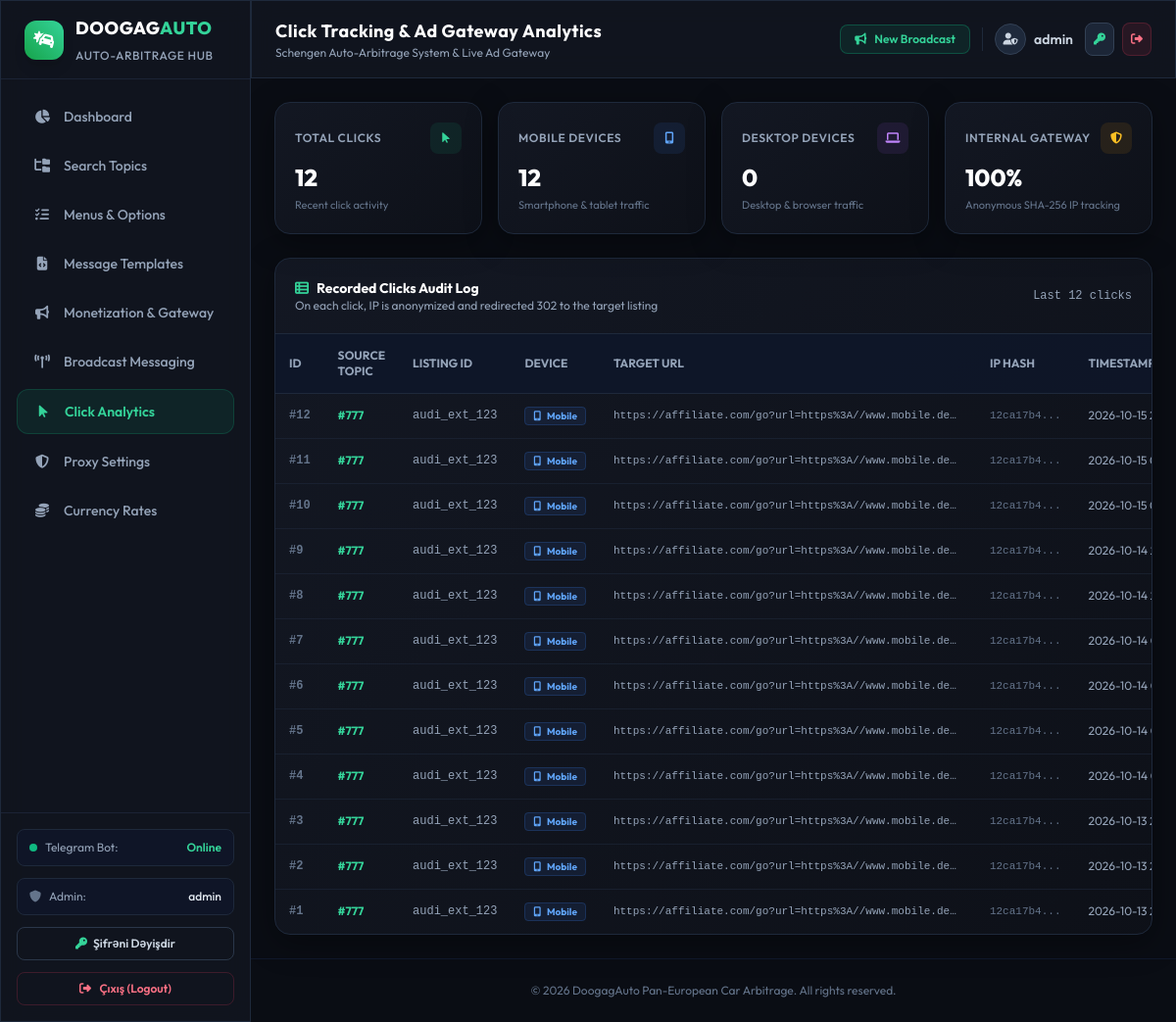
Page /admin/analytics (signed in) on the earlier database version.
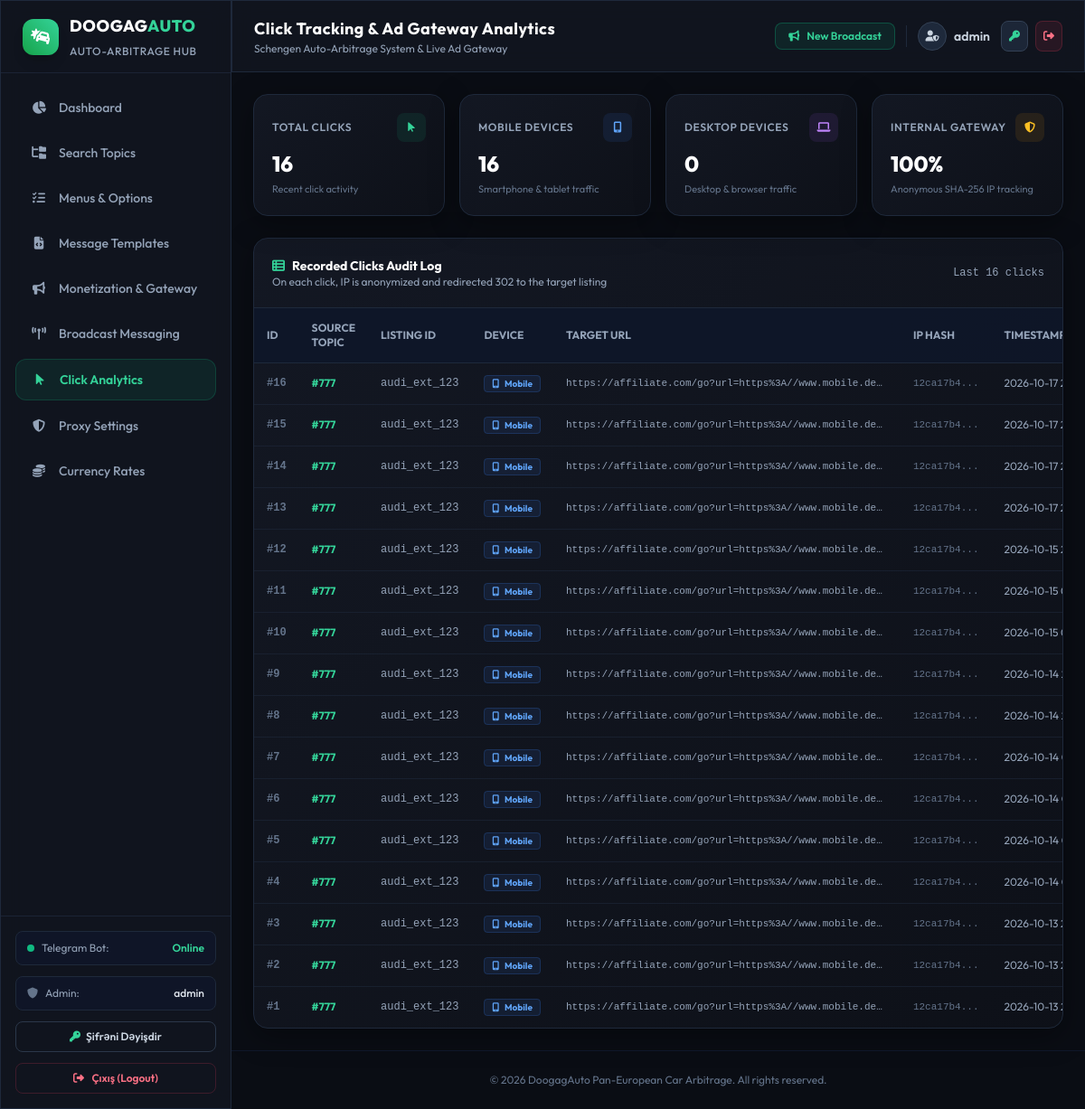
Same page on the later database version.
### tables this page shows
CREATE TABLE click_analytics (
                id INTEGER PRIMARY KEY AUTOINCREMENT,
                listing_id TEXT,
                source_topic_id INTEGER,
                target_url TEXT NOT NULL,
                ip_hash TEXT,
                user_agent TEXT,
                clicked_at TIMESTAMP DEFAULT CURRENT_TIMESTAMP
            );

### web/routes/admin.py (the view)
@router.get("/analytics", response_class=HTMLResponse)
async def analytics_view(request: Request, admin_user: str = Depends(require_admin)):
    clicks = await get_recent_clicks(limit=100)
    mobile_clicks = sum(1 for c in clicks if "Mobile" in (c.get("user_agent") or ""))
    desktop_clicks = len(clicks) - mobile_clicks
    return templates.TemplateResponse(request=request, name="analytics.html", context={
        "admin_user": admin_user,
        "active_page": "analytics",
        "clicks": clicks,
        "mobile_clicks": mobile_clicks,
        "desktop_clicks": desktop_clicks
    })

### web/templates/analytics.html (shortened to what this page needs)
{% extends "base.html" %}
{% block header_title %}Click Tracking & Ad Gateway Analytics{% endblock %}
{% block content %}
<div class="grid grid-cols-1 sm:grid-cols-2 lg:grid-cols-4 gap-4">
    <div class="glass-card p-5 rounded-2xl border border-slate-800">
        <div class="flex items-center justify-between mb-2">
            <span class="text-xs font-semibold text-slate-400 uppercase tracking-wider">Total Clicks</span>
            <div class="w-8 h-8 rounded-lg bg-emerald-500/10 text-emerald-400 flex items-center justify-center">
                <i class="fa-solid fa-arrow-pointer text-xs"></i>
            </div>
        </div>
        <div class="text-2xl font-extrabold text-white">{{ clicks|length }}</div>
        <span class="text-[11px] text-slate-500 mt-1 block">Recent click activity</span>
    </div>
    <div class="glass-card p-5 rounded-2xl border border-slate-800">
        <div class="flex items-center justify-between mb-2">
            <span class="text-xs font-semibold text-slate-400 uppercase tracking-wider">Mobile Devices</span>
            <div class="w-8 h-8 rounded-lg bg-blue-500/10 text-blue-400 flex items-center justify-center">
                <i class="fa-solid fa-mobile-screen text-xs"></i>
            </div>
        </div>
        <div class="text-2xl font-extrabold text-white">
            {{ mobile_clicks }}
        </div>
        <span class="text-[11px] text-slate-500 mt-1 block">Smartphone & tablet traffic</span>
    </div>
    <div class="glass-card p-5 rounded-2xl border border-slate-800">
        <div class="flex items-center justify-between mb-2">
            <span class="text-xs font-semibold text-slate-400 uppercase tracking-wider">Desktop Devices</span>
            <div class="w-8 h-8 rounded-lg bg-purple-500/10 text-purple-400 flex items-center justify-center">
                <i class="fa-solid fa-laptop text-xs"></i>
            </div>
        </div>
        <div class="text-2xl font-extrabold text-white">
            {{ desktop_clicks }}
        </div>
        <span class="text-[11px] text-slate-500 mt-1 block">Desktop & browser traffic</span>
    </div>
    <div class="glass-card p-5 rounded-2xl border border-slate-800">
        <div class="flex items-center justify-between mb-2">
            <span class="text-xs font-semibold text-slate-400 uppercase tracking-wider">Internal Gateway</span>
            <div class="w-8 h-8 rounded-lg bg-amber-500/10 text-amber-400 flex items-center justify-center">
                <i class="fa-solid fa-shield-halved text-xs"></i>
            </div>
        </div>
        <div class="text-2xl font-extrabold text-white">100%</div>
        <span class="text-[11px] text-slate-500 mt-1 block">Anonymous SHA-256 IP tracking</span>
    </div>
</div>
<div class="glass-card rounded-2xl overflow-hidden border border-slate-800">
    <div class="p-5 border-b border-slate-800 flex items-center justify-between">
        <div>
            <h3 class="font-bold text-sm text-white flex items-center gap-2">
                <i class="fa-solid fa-table-list text-emerald-400"></i> Recorded Clicks Audit Log
            </h3>
            <p class="text-xs text-slate-400">On each click, IP is anonymized and redirected 302 to the target listing</p>
        </div>
        <span class="text-xs text-slate-400 font-mono">Last {{ clicks|length }} clicks</span>
    </div>
    <div class="overflow-x-auto">
        <table class="w-full text-left text-xs">
            <thead class="bg-slate-900/90 text-slate-400 border-b border-slate-800 uppercase font-semibold">
                <tr>
                    <th class="p-3.5">ID</th>
                    <th class="p-3.5">Source Topic</th>
                    <th class="p-3.5">Listing ID</th>
                    <th class="p-3.5">Device</th>
                    <th class="p-3.5">Target URL</th>
                    <th class="p-3.5">IP Hash</th>
                    <th class="p-3.5">Timestamp</th>
                </tr>
            </thead>
            <tbody class="divide-y divide-slate-800/60 text-slate-300">
                {% for c in clicks %}
                <tr class="hover:bg-slate-800/30 transition">
                    <td class="p-3.5 font-mono text-slate-500 font-bold">#{{ c.id }}</td>
                    <td class="p-3.5 font-bold text-emerald-400">
                        {% if c.source_topic_id %}
                        #{{ c.source_topic_id }}
                        {% else %}
                        <span class="text-slate-600">-</span>
                        {% endif %}
                    </td>
                    <td class="p-3.5 font-mono text-slate-400">{{ c.listing_id or '-' }}</td>
                    <td class="p-3.5 whitespace-nowrap">
                        {% if 'Mobile' in c.user_agent %}
                        <span class="px-2 py-0.5 rounded text-[10px] font-bold bg-blue-500/10 text-blue-400 border border-blue-500/20">
                            <i class="fa-solid fa-mobile-screen mr-1"></i> Mobile
                        </span>
                        {% else %}
                        <span class="px-2 py-0.5 rounded text-[10px] font-bold bg-purple-500/10 text-purple-400 border border-purple-500/20">
                            <i class="fa-solid fa-laptop mr-1"></i> Desktop
                        </span>
                        {% endif %}
                    </td>
                    <td class="p-3.5 max-w-sm truncate font-mono text-[11px] text-slate-400" title="{{ c.target_url }}">
                        <a href="{{ c.target_url }}" target="_blank" class="hover:text-emerald-400 transition">
                            {{ c.target_url }}
                        </a>
                    </td>
                    <td class="p-3.5 font-mono text-[11px] text-slate-500" title="{{ c.ip_hash }}">
                        {{ c.ip_hash[:8] }}...
                    </td>
                    <td class="p-3.5 whitespace-nowrap text-slate-400">
                        {{ c.clicked_at }}
                    </td>
                </tr>
                {% else %}
                <tr>
                    <td colspan="7" class="p-8 text-center text-slate-500">
                        No click analytics available yet.
                    </td>
                </tr>
                {% endfor %}
            </tbody>
        </table>
    </div>
</div>
{% endblock %}

Differences in the rows shown:
added click_analytics: id "16", source_topic_id "777", listing "audi_ext_123", shows "Mobile", target_url "https://affiliate.com/go?url=https%3A//www.mobile.de…", ip_hash "12ca17b4", clicked_at "2026-10-17…"
added click_analytics: id "15", source_topic_id "777", listing "audi_ext_123", shows "Mobile", target_url "https://affiliate.com/go?url=https%3A//www.mobile.de…", ip_hash "12ca17b4", clicked_at "2026-10-17…"
added click_analytics: id "14", source_topic_id "777", listing "audi_ext_123", shows "Mobile", target_url "https://affiliate.com/go?url=https%3A//www.mobile.de…", ip_hash "12ca17b4", clicked_at "2026-10-17…"
added click_analytics: id "13", source_topic_id "777", listing "audi_ext_123", shows "Mobile", target_url "https://affiliate.com/go?url=https%3A//www.mobile.de…", ip_hash "12ca17b4", clicked_at "2026-10-17…"
Other differences:
{{ clicks|length }}: "12" → "16"
{{ mobile_clicks }}: "12" → "16"
